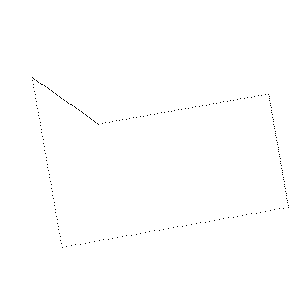
#> input picture cv2_map/evaluation_data/image_0.png, 300 x 300 px, found by its file name
$ python cv2_homography_warp.py
#> lines starting #> are read from the running program, lines starting #| are printed output that depends on the picture; after the words box and inside, x2 and y2 are one past the last pixel; in counts of white or black regions, pixels touching at a corner belong together
import cv2
import numpy as np
from matplotlib import pyplot as plt

def process_image_and_get_contour(path):
    # reading image
    img = cv2.imread(path)
#> img is the input picture: shape (300, 300, 3); 99.7% white; black in thin lines or dots, all inside (x1, y1, x2, y2) = (32, 77, 289, 248)

    # converting image into grayscale image
    gray = cv2.cvtColor(img, cv2.COLOR_BGR2GRAY)

    # setting threshold of gray image
    _, threshold = cv2.threshold(gray, 127, 255, cv2.THRESH_BINARY)

    # Compute the distance transform
    contour_threshold = 0.05
    dist_transform = cv2.distanceTransform(threshold, cv2.DIST_L2, 5)
    _, sure_foreground = cv2.threshold(dist_transform, contour_threshold * dist_transform.max(), 255, 0)
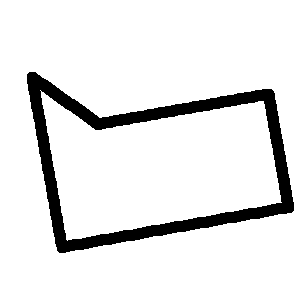
#> sure_foreground: shape (300, 300) float32; 90.2% white; 1 black region

    # Find contours on the sure foreground
    contours, _ = cv2.findContours(np.uint8(sure_foreground), cv2.RETR_TREE, cv2.CHAIN_APPROX_SIMPLE)
#> contours = 3 contours; box (x1, y1, x2, y2) and area: (0, 0, 300, 300) 89401, (26, 71, 295, 254) 33048, (40, 90, 282, 241) 23507

    # Sorting the contours by area in descending order
    sorted_contours = sorted(contours, key=cv2.contourArea, reverse=True)
#> sorted_contours has the same summary as contours

    # Assuming the second largest contour in the image is the shape of interest
    contour = sorted_contours[1]
#> contour = contour of 282 points, box (x1, y1, x2, y2) (26, 71, 295, 254), area 33048

    return img, contour

def get_equally_spaced_points(contour, num_points=50):
    """Sample a fixed number of equally spaced points from a contour"""
    perimeter = cv2.arcLength(contour, True)
    epsilon = 0.01 * perimeter
    approx = cv2.approxPolyDP(contour, epsilon, True)

    # If there are not enough points, return the original contour
    if len(approx) < num_points:
        return approx

    idx = np.round(np.linspace(0, len(approx) - 1, num_points)).astype(int)
    return approx[idx]

# File paths
path1 = r"C:\Users\eirik\OneDrive - NTNU\Semester 9\Prosjektoppgave\cv2_map\evaluation_data\image_0.png"
path2 = r"C:\Users\eirik\OneDrive - NTNU\Semester 9\Prosjektoppgave\cv2_map\template_data\image_0.png"

# Process images and get contours
img1, contour1 = process_image_and_get_contour(path1)
#> contour1 has the same summary as contour in process_image_and_get_contour
img2, contour2 = process_image_and_get_contour(path2)
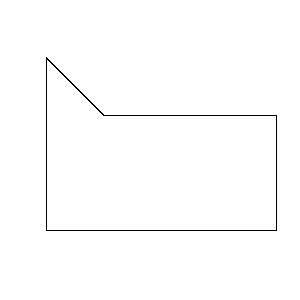
#> input picture cv2_map/template_data/image_0.png, 300 x 300 px, found by its file name
#> in process_image_and_get_contour, img is the input picture: shape (300, 300, 3); 99.1% white; black in thin lines or dots, all inside (x1, y1, x2, y2) = (46, 57, 277, 231)
#> in process_image_and_get_contour (call 2), `dist_transform = cv2.distanceTransform(threshold, cv2.DIST_L2, 5)`:
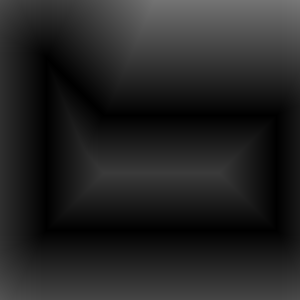
#> dist_transform: shape (300, 300) float32; min 0, max 119.5, mean 35.4
#> in process_image_and_get_contour (call 2), `_, sure_foreground = cv2.threshold(dist_transform, contour_threshold *..`:
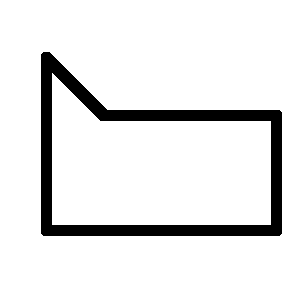
#> sure_foreground: shape (300, 300) float32; 90.5% white; 1 black region
#> in process_image_and_get_contour (call 2), `contours, _ = cv2.findContours(np.uint8(sure_foreground), cv2.RETR_TRE..`: contours = 3 contours; box (x1, y1, x2, y2) and area: (0, 0, 300, 300) 89401, (40, 51, 283, 237) 32920, (52, 73, 271, 225) 23606
#> in process_image_and_get_contour (call 2), `sorted_contours = sorted(contours, key=cv2.contourArea, reverse=True)`: sorted_contours has the same summary as contours
#> in process_image_and_get_contour (call 2), `contour = sorted_contours[1]`: contour = contour of 10 points, box (x1, y1, x2, y2) (40, 51, 283, 237), area 32920
#> contour2 has the same summary as contour in process_image_and_get_contour

# Matching shapes
ret = cv2.matchShapes(contour1, contour2, cv2.CONTOURS_MATCH_I1, 0)
#> ret = 0.00395
matching_result = "Shape Similarity: " + str(ret)
#> matching_result = 'Shape Similarity: 0.003952188506912313'

# Sample a fixed number of points from both contours
num_points = 50
sampled_points1 = get_equally_spaced_points(contour1, num_points)
#> in get_equally_spaced_points, `perimeter = cv2.arcLength(contour, True)`: perimeter = 854.3
#> in get_equally_spaced_points, `epsilon = 0.01 * perimeter`: epsilon = 8.54
#> in get_equally_spaced_points, `approx = cv2.approxPolyDP(contour, epsilon, True)`: approx = [[26, 74], [99, 117], [271, 88], [294, 210], [59, 253]]
#> sampled_points1 has the same summary as approx in get_equally_spaced_points
sampled_points2 = get_equally_spaced_points(contour2, num_points)
#> sampled_points2 = [[40, 54], [107, 109], [279, 109], [282, 233], [43, 236]]

# Find the homography using the sampled points
retval, mask = cv2.findHomography(sampled_points2, sampled_points1)
#> retval = [[0.973, 0.168, -22.6], [-0.176, 0.987, 27.93], [-5.24e-05, 1.87e-05, 1]]; mask = [1, 1, 1, 1, 1]

# Use the found homography to warp the template image
warped_img2 = cv2.warpPerspective(img2, retval, (img1.shape[1], img1.shape[0]))
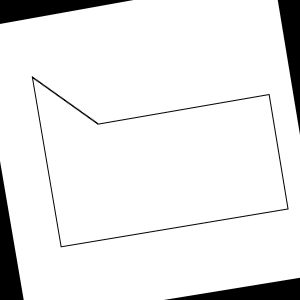
#> warped_img2: shape (300, 300, 3); min 0, max 255, mean 235

# Create an overlay by taking the weighted sum of the images
overlay = cv2.addWeighted(img1, 0.7, warped_img2, 0.3, 0)

# Plot side by side
#plt.figure(figsize=(30,8))

plt.subplot(1,3,1)
cv2.drawContours(img1, [contour1], -1, (0, 255, 0), 2)
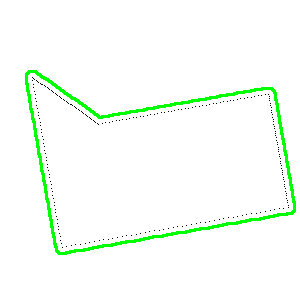
#> img1: shape (300, 300, 3); 3% of pixels changed, all inside (x1, y1, x2, y2) = (25, 70, 296, 255)
plt.imshow(cv2.cvtColor(img1, cv2.COLOR_BGR2RGB))
plt.axis('on')
plt.title('Target')

plt.subplot(1,3,2)
cv2.drawContours(img2, [contour2], -1, (0, 255, 0), 2)
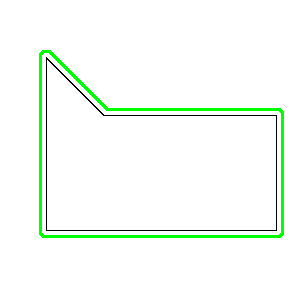
#> img2: shape (300, 300, 3); 2.77% of pixels changed, all inside (x1, y1, x2, y2) = (39, 50, 284, 238)
plt.imshow(cv2.cvtColor(img2, cv2.COLOR_BGR2RGB))
plt.axis('on')
plt.title('Source')

plt.subplot(1,3,3)
plt.imshow(cv2.cvtColor(overlay, cv2.COLOR_BGR2RGB))
plt.axis('on')
plt.title('Overlay')

#plt.suptitle(matching_result)
plt.tight_layout()
plt.show()
